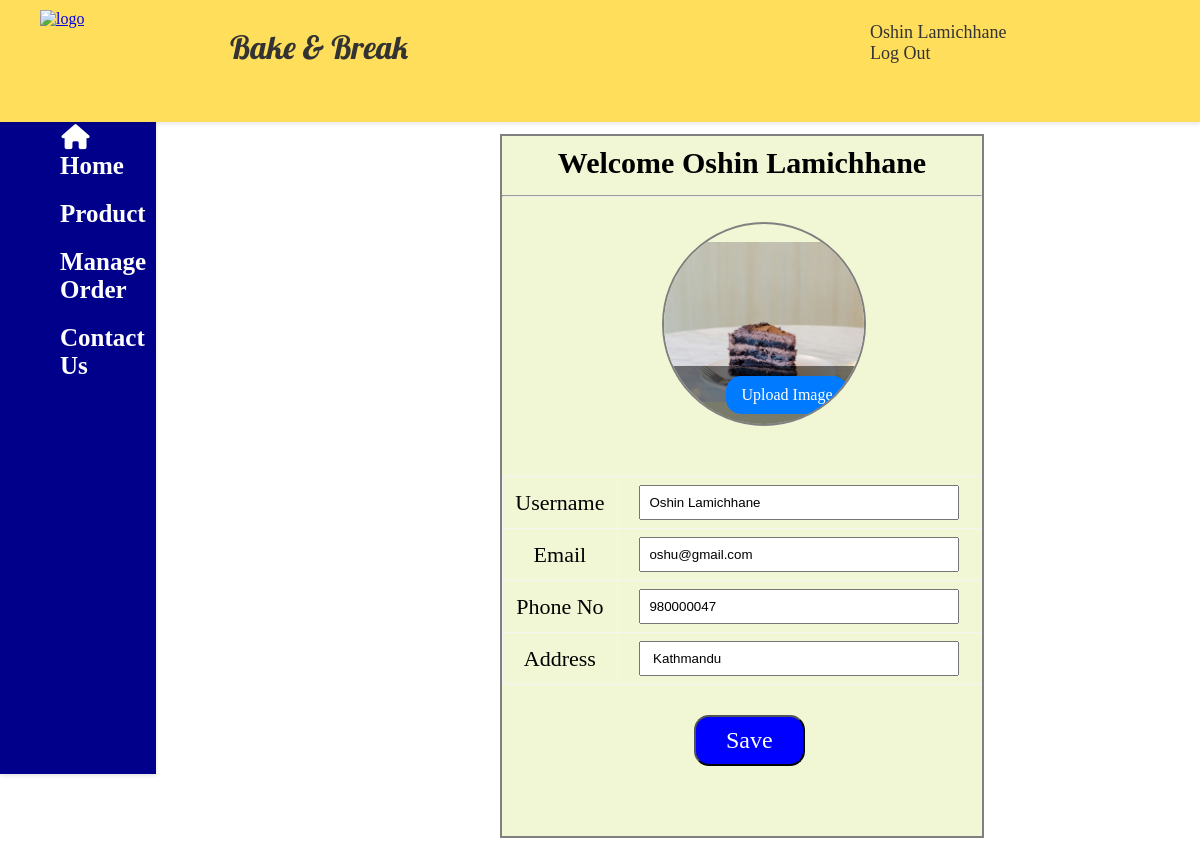
Page /manage_profile.php (signed in) on the committed database.
### tables this page shows
CREATE TABLE `signup` (
  `sid` int(255) NOT NULL,
  `username` varchar(255) NOT NULL,
  `email` varchar(255) NOT NULL,
  `password` varchar(255) NOT NULL
);

CREATE TABLE `customer_details` (
  `cid` int(255) NOT NULL,
  `sid` int(255) DEFAULT NULL,
  `photo` varchar(255) DEFAULT NULL,
  `phone` varchar(15) NOT NULL,
  `address` varchar(255) DEFAULT NULL
);

### manage_profile.php (the view, shortened to what this page needs)
<?php
        include('layout/headpart.php');
        include('layout/sidebar.php');
$phone = $address = "";
$conn = new mysqli("localhost", "root", "", "obms");
$user_id = $_SESSION['user_id'];
$sql_fetch_profile = "SELECT * FROM signup WHERE sid = $user_id";
$result_profile = $conn->query($sql_fetch_profile);
if ($result_profile->num_rows > 0) {
    $row_profile = $result_profile->fetch_assoc();
    $username = $row_profile['username'];
    $email = $row_profile['email'];
}
$sql_fetch_details = "SELECT * FROM customer_details WHERE cid = $user_id";
$result_details = $conn->query($sql_fetch_details);
if ($result_details->num_rows > 0) {
    $row_details = $result_details->fetch_assoc();
    $photo = $row_details['photo'];
    $phone = $row_details['phone'];
    $address = $row_details['address'];
} else {
    $photo = '';
    $phone = '';
    $address = '';
}
?>
<link rel="stylesheet" href="./assets/css/manage_profile.css">
<div class="main-div">
    <form action="" method="post" enctype="multipart/form-data">
        <h3>Welcome <?php echo $username; ?></h3>
        <hr>
        <div class="photo-input-container">
            <input type="file" name="photo" id="photo"><br>
            <?php if (!empty($photo)) echo "<img src='$photo' alt='User Photo'>"; ?>
            <div class="change-image">
                <label for="photo">Upload Image</label>
            </div>
        </div>
        <table>
            <tr>
                <td><label for="username">Username</label></td>
                <td><input type="text" id="username" name="username" value="<?php echo $username; ?>" readonly></td>
            </tr>
            <tr>
                <td><label for="email">Email</label></td>
                <td><input type="text" id="email" name="email" value="<?php echo $email; ?>" readonly></td>
            </tr>
            <tr>
                <td><label for="phone">Phone No</label></td>
                <td>
                    <input type="text" id="phone" name="phone" value="<?php echo $phone; ?>" required>
                </td>
            </tr>
            <tr>
                <td><label for="address">Address</label></td>
                <td>
                    <input type="text" id="address" name="address" value="<?php echo $address; ?>" required>
                </td>
            </tr>
        </table>
        <button type="submit" class="save" name="save">Save</button>
    </form>
</div>

### layout/headpart.php (shortened to what this page needs)
<!DOCTYPE html>
<html lang="en">
<head>
    <link rel="stylesheet" href="https://cdnjs.cloudflare.com/ajax/libs/font-awesome/6.5.1/css/all.min.css"
 />
    <link rel="stylesheet" href="./assets/css/header.css">
    <link rel="stylesheet" href="./assets/css/dashboard.css">
</head>
<?php
$conn = new mysqli("localhost", "root", "", "obms");
?>
<body>
    <div id="header">
        <div class="logo">
            <a href="index.php">
                <img src="./assets/images/logo.png" alt="logo" />
            </a>
        </div>
        <h2>Bake & Break</h2>
         <div class="nav">
            <?php if (isset($_SESSION['user_id'])): ?>
                <ul>
                    <li><a href="manage_profile.php">
                            <?php
                            $sid = $_SESSION['user_id'];
                            $query = "SELECT * FROM signup WHERE sid = '$sid' ";
                            $result = mysqli_query($conn, $query);
                            while ($row = mysqli_fetch_assoc($result)) {
                                $username = $row['username'];
                            }
                            echo $username;
                            ?>
                    <li><a href="LogOut.php">Log Out</a></li>
                <?php else: ?>
                    <li><a href="login.php"><i class="fa fa-fw fa-user"></i>Login</a></li>
                <?php endif; ?>
            </ul>
        </div>
    </div>

### assets/css/header.css (style rules this page uses)
body { margin: 0; padding: 0; }
#header { width: 100%; height: 122px; background-color: rgb(255, 222, 91); position: fixed; top: 0; left: 0; z-index: 1000; box-shadow: 0 2px 4px rgba(0, 0, 0, 0.1); justify-content: space-between; align-items: center; }
.logo { width: 100px; margin-top: 5px; float:left; margin-left: 10px; }
.logo img { margin: 5px; margin-left: 30px; width: 105%; height: auto; }
h2 { font-family: "Lobster", sans-serif; font-size: xx-large; color: #333; width:200px; display: inline-block; margin-left: 120px; margin-right: 28%; font-weight: lighter; }
.nav { display: inline-block; margin-left: 60px; width: 30%; }
.nav ul { list-style-type: none; font-size: large; font-family: 'Times New Roman', Times, serif; }
.nav ul li a { text-decoration: none; color: #333; }

### assets/css/manage_profile.css (style rules this page uses)
.main-div { width: 40%; height:700px; border: 2px solid gray; margin: 10px 500px; background-color: rgb(241, 247, 212); position: relative; top:50px; }
h3 { text-align: center; font-family: Cambria, Cochin, Georgia, Times, 'Times New Roman', serif; color:black; margin-top: 10px; margin-bottom: 15px ; font-weight: bolder; font-size:30px; }
.photo-input-container { width: 200px; height: 200px; border-radius: 50%; border: 2px solid gray; position: relative; overflow: hidden; margin-top: 25px; margin-left: 160px; margin-bottom: 50px; }
.photo-input-container img { width: 100%; height: 80%; object-fit: cover; }
.change-image { position: absolute; bottom: 0; width: 100%; text-align: center; background-color: rgba(0, 0, 0, 0.5); padding: 10px 0; }
.change-image label { display: inline-block; padding: 8px 16px; background-color: #007bff; color: #fff; border-radius: 5px; margin: 0 2%; cursor: pointer; }
.change-image label { background-color: #007bff; color: #fff; padding: 10px 15px; border-radius: 15px; cursor: pointer; margin-left: 25%; transition: background-color 0.3s ease; }
table { width: 100%; border-collapse: collapse; height: 100px; margin-bottom: 30px; }
td { padding: 8px; border: 1px solid #f5f5f5fd; text-align: center; font-size: 22px; font-family: 'Times New Roman', Times, serif; }
input { width: 300px; padding: 8px; }
.save { padding: 10px 30px; background-color: blue; color:white; margin-left: 40%; border-radius: 15px; font-size: x-large; text-decoration: none; font-family: 'Times New Roman', Times, serif; }

### rows in the picture
signup: username "Oshin Lamichhane", email "oshu@gmail.com"
customer_details: photo (placeholder picture), phone "980000047", address "Kathmandu"
